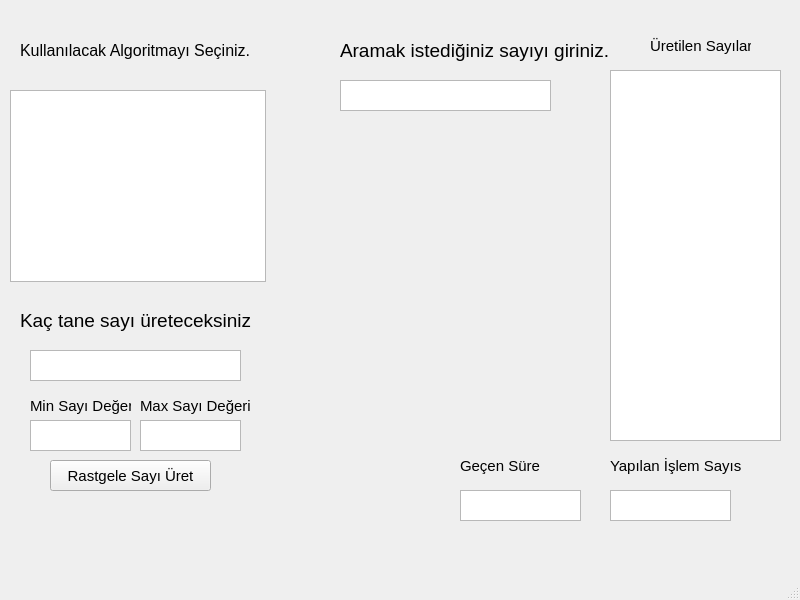
<?xml version="1.0" encoding="UTF-8"?>
<ui version="4.0">
 <class>arama_window</class>
 <widget class="QMainWindow" name="arama_window">
  <property name="geometry">
   <rect>
    <x>0</x>
    <y>0</y>
    <width>800</width>
    <height>600</height>
   </rect>
  </property>
  <property name="windowTitle">
   <string>Arama</string>
  </property>
  <widget class="QWidget" name="centralwidget">
   <widget class="QLabel" name="label">
    <property name="geometry">
     <rect>
      <x>20</x>
      <y>40</y>
      <width>241</width>
      <height>21</height>
     </rect>
    </property>
    <property name="font">
     <font>
      <pointsize>12</pointsize>
     </font>
    </property>
    <property name="text">
     <string>Kullanılacak Algoritmayı Seçiniz.</string>
    </property>
   </widget>
   <widget class="QListView" name="arama_algortmalari">
    <property name="geometry">
     <rect>
      <x>10</x>
      <y>90</y>
      <width>256</width>
      <height>192</height>
     </rect>
    </property>
   </widget>
   <widget class="QTextBrowser" name="textBrowser_6">
    <property name="geometry">
     <rect>
      <x>140</x>
      <y>420</y>
      <width>101</width>
      <height>31</height>
     </rect>
    </property>
   </widget>
   <widget class="QTextBrowser" name="textBrowser_5">
    <property name="geometry">
     <rect>
      <x>30</x>
      <y>420</y>
      <width>101</width>
      <height>31</height>
     </rect>
    </property>
   </widget>
   <widget class="QLabel" name="label_3">
    <property name="geometry">
     <rect>
      <x>140</x>
      <y>390</y>
      <width>111</width>
      <height>31</height>
     </rect>
    </property>
    <property name="font">
     <font>
      <pointsize>11</pointsize>
     </font>
    </property>
    <property name="text">
     <string>Max Sayı Değeri</string>
    </property>
   </widget>
   <widget class="QPushButton" name="pushButton">
    <property name="geometry">
     <rect>
      <x>50</x>
      <y>460</y>
      <width>161</width>
      <height>31</height>
     </rect>
    </property>
    <property name="font">
     <font>
      <pointsize>11</pointsize>
     </font>
    </property>
    <property name="text">
     <string>Rastgele Sayı Üret</string>
    </property>
   </widget>
   <widget class="QLabel" name="label_2">
    <property name="geometry">
     <rect>
      <x>30</x>
      <y>390</y>
      <width>101</width>
      <height>31</height>
     </rect>
    </property>
    <property name="font">
     <font>
      <pointsize>11</pointsize>
     </font>
    </property>
    <property name="text">
     <string>Min Sayı Değeri</string>
    </property>
   </widget>
   <widget class="QLabel" name="label_4">
    <property name="geometry">
     <rect>
      <x>20</x>
      <y>300</y>
      <width>231</width>
      <height>41</height>
     </rect>
    </property>
    <property name="font">
     <font>
      <pointsize>14</pointsize>
     </font>
    </property>
    <property name="text">
     <string>Kaç tane sayı üreteceksiniz</string>
    </property>
   </widget>
   <widget class="QTextBrowser" name="textBrowser_4">
    <property name="geometry">
     <rect>
      <x>30</x>
      <y>350</y>
      <width>211</width>
      <height>31</height>
     </rect>
    </property>
   </widget>
   <widget class="QLabel" name="label_5">
    <property name="geometry">
     <rect>
      <x>340</x>
      <y>30</y>
      <width>271</width>
      <height>41</height>
     </rect>
    </property>
    <property name="font">
     <font>
      <pointsize>14</pointsize>
     </font>
    </property>
    <property name="text">
     <string>Aramak istediğiniz sayıyı giriniz.</string>
    </property>
   </widget>
   <widget class="QTextBrowser" name="textBrowser_7">
    <property name="geometry">
     <rect>
      <x>340</x>
      <y>80</y>
      <width>211</width>
      <height>31</height>
     </rect>
    </property>
   </widget>
   <widget class="QListView" name="sayilar">
    <property name="geometry">
     <rect>
      <x>610</x>
      <y>70</y>
      <width>171</width>
      <height>371</height>
     </rect>
    </property>
   </widget>
   <widget class="QLabel" name="label_6">
    <property name="geometry">
     <rect>
      <x>650</x>
      <y>30</y>
      <width>101</width>
      <height>31</height>
     </rect>
    </property>
    <property name="font">
     <font>
      <pointsize>11</pointsize>
     </font>
    </property>
    <property name="text">
     <string>Üretilen Sayılar</string>
    </property>
   </widget>
   <widget class="QLabel" name="label_7">
    <property name="geometry">
     <rect>
      <x>460</x>
      <y>450</y>
      <width>101</width>
      <height>31</height>
     </rect>
    </property>
    <property name="font">
     <font>
      <pointsize>11</pointsize>
     </font>
    </property>
    <property name="text">
     <string>Geçen Süre</string>
    </property>
   </widget>
   <widget class="QTextBrowser" name="textBrowser_3">
    <property name="geometry">
     <rect>
      <x>610</x>
      <y>490</y>
      <width>121</width>
      <height>31</height>
     </rect>
    </property>
   </widget>
   <widget class="QLabel" name="label_8">
    <property name="geometry">
     <rect>
      <x>610</x>
      <y>450</y>
      <width>141</width>
      <height>31</height>
     </rect>
    </property>
    <property name="font">
     <font>
      <pointsize>11</pointsize>
     </font>
    </property>
    <property name="text">
     <string>Yapılan İşlem Sayıs</string>
    </property>
   </widget>
   <widget class="QTextBrowser" name="textBrowser_2">
    <property name="geometry">
     <rect>
      <x>460</x>
      <y>490</y>
      <width>121</width>
      <height>31</height>
     </rect>
    </property>
   </widget>
  </widget>
  <widget class="QMenuBar" name="menubar">
   <property name="geometry">
    <rect>
     <x>0</x>
     <y>0</y>
     <width>800</width>
     <height>26</height>
    </rect>
   </property>
  </widget>
  <widget class="QStatusBar" name="statusbar"/>
 </widget>
 <resources/>
 <connections/>
</ui>
